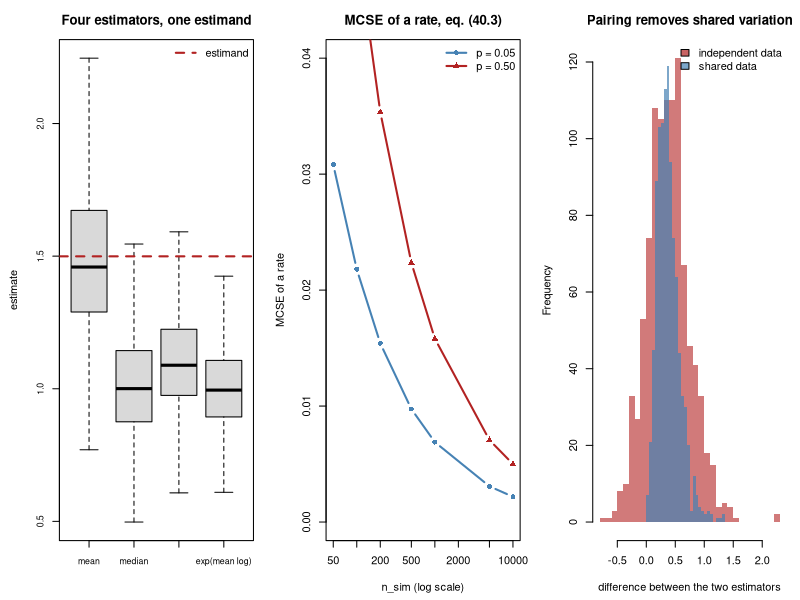

This chart was generated by the following R code:
## ---- chunk 1
MODULE_NAME <- "40_simulation_and_benchmarking"
OUT <- file.path(Sys.getenv("STATS_OUT", unset = "results"), MODULE_NAME)
dir.create(OUT, recursive = TRUE, showWarnings = FALSE)
header <- function(txt) cat("\n", strrep("=", 72), "\n", txt, "\n",
                            strrep("=", 72), "\n", sep = "")
set.seed(29)
## ---- chunk 2
header("1. ADEMP for the study in this module")
cat("  AIMS        Which estimator of central tendency should be used for a
              right-skewed biomarker, and does the answer depend on n?

  DATA        Y ~ LogNormal(mu = 0, sigma = 0.9), n in {10, 30, 100}.
              Chosen because biomarkers are right-skewed and this has
              closed-form truth.

  ESTIMAND    The POPULATION MEAN, exp(mu + sigma^2 / 2).
              Stated explicitly, because the median estimates something
              else and comparing them without saying so is meaningless.

  METHODS     sample mean; sample median; 20% trimmed mean;
              exp(mean of logs), the naive back-transform.

  PERFORMANCE Bias, empirical SE, RMSE, and CI coverage. Each with a
              Monte Carlo standard error.\n")
SIGMA <- 0.9
TRUTH <- exp(0 + SIGMA^2 / 2)
cat(sprintf("\n  estimand (population mean) = %.4f\n", TRUTH))
cat("\n  Write this down first. A simulation with no stated estimand cannot be
  wrong, which is another way of saying it cannot be informative. The most
  common failure in published simulation studies is comparing methods that
  target different quantities.\n")
## ---- chunk 3
header("2. Every performance number needs an MCSE (40.1)-(40.3)")
trim_mean <- function(y, p) mean(y, trim = p)
estimators <- function(y)
  c(mean = mean(y), median = median(y), `trimmed 20%` = trim_mean(y, 0.2),
    `exp(mean log)` = exp(mean(log(y))))
run_study <- function(n, n_sim, seed = 0) {
  set.seed(seed)
  t(replicate(n_sim, estimators(rlnorm(n, 0, SIGMA))))
}
N_SIM <- 2000
res <- run_study(n = 30, n_sim = N_SIM, seed = 1)
cat(sprintf("  n = 30, n_sim = %d, estimand = %.4f\n\n", N_SIM, TRUTH))
cat(sprintf("  %-16s%9s%8s%9s%9s%9s\n", "method", "bias", "MCSE", "EmpSE",
            "RMSE", "% bias"))
for (k in colnames(res)) {
  v <- res[, k]
  bias <- mean(v) - TRUTH                                 # eq. (40.1)
  emp <- sd(v)
  rmse <- sqrt(mean((v - TRUTH)^2))                       # eq. (40.2)
  mcse <- emp / sqrt(N_SIM)                               # MCSE of bias
  cat(sprintf("  %-16s%9.4f%8.4f%9.4f%9.4f%9.1f\n", k, bias, mcse, emp, rmse,
              100 * bias / TRUTH))
}
cat("\n  The MCSE column tells you which differences are real. The sample
  mean's bias is SMALLER than its own MCSE, so it is indistinguishable from
  zero; reporting it as \"slightly biased\" would be reporting noise. The other
  three biases are a hundred times their MCSE and are unambiguously real.

  Check the identity in eq. (40.2), MSE = bias^2 + EmpSE^2:\n")
for (k in colnames(res)[1:2]) {
  v <- res[, k]
  cat(sprintf("    %-16s MSE = %.6f,  bias^2 + EmpSE^2 = %.6f\n", k,
              mean((v - TRUTH)^2),
              (mean(v) - TRUTH)^2 + (N_SIM - 1) / N_SIM * sd(v)^2))
}
cat("\n  The median and the log-based estimator are heavily biased FOR THIS
  ESTIMAND, and that is not a criticism of them. They estimate the median,
  which for this distribution is 1.000 rather than 1.499. Naming the estimand
  is what turns an unfair comparison into an informative one.\n")
## ---- chunk 4
header("3. Choosing n_sim from the precision you need (40.4)")
cat("  For a coverage or rejection RATE near p, eq. (40.3) gives\n")
cat("  MCSE = sqrt(p(1-p)/n_sim), so eq. (40.4) inverts it:\n\n")
cat(sprintf("  %-16s%12s%12s%12s\n", "target MCSE", "p = 0.05", "p = 0.50",
            "p = 0.80"))
for (target in c(0.01, 0.005, 0.002, 0.001)) {
  row <- sapply(c(0.05, 0.5, 0.8),
                function(p) format(ceiling(p * (1 - p) / target^2),
                                   big.mark = ",", scientific = FALSE))
  cat(sprintf("  %-16.3f%12s%12s%12s\n", target, row[1], row[2], row[3]))
}
cat("\n  To claim a test holds its 5% level to within half a percentage point
  you need about 1,900 repetitions. To resolve it to a tenth of a point you
  need about 47,500.

  This is why \"the false positive rate was 4% in 100 runs\" is not evidence of
  anything: the MCSE there is 2%, so 4% and 8% are not distinguishable.\n")
cat("\n  The same quantity estimated with different n_sim:\n")
cat(sprintf("  %-10s%52s\n", "n_sim",
            "5 independent estimates of the type I error rate"))
for (n_sim in c(100, 1000, 10000)) {
  vals <- sapply(1:5, function(rep_) {
    set.seed(3000 + rep_ * 97 + n_sim)
    mean(replicate(n_sim,
                   t.test(rnorm(15), rnorm(15))$p.value < 0.05)) })
  cat(sprintf("  %-10d%s\n", n_sim, paste(sprintf("%10.3f", vals),
                                          collapse = "")))
}
## ---- chunk 5
header("4. Compare methods paired, not independently")
n_sim <- 1000
# Paired: both estimators see identical data.
set.seed(11)
pa <- pb <- numeric(n_sim)
for (i in 1:n_sim) {
  y <- rlnorm(30, 0, SIGMA)
  pa[i] <- mean(y); pb[i] <- trim_mean(y, 0.2)
}
# Unpaired: each estimator gets its own datasets.
set.seed(12); ua <- replicate(n_sim, mean(rlnorm(30, 0, SIGMA)))
set.seed(13); ub <- replicate(n_sim, trim_mean(rlnorm(30, 0, SIGMA), 0.2))
d_p <- pa - pb; d_u <- ua - ub
cat(sprintf("  difference in RMSE between two estimators, n_sim = %d\n\n",
            n_sim))
cat(sprintf("  %-26s%18s%21s\n", "design", "mean difference",
            "MCSE of difference"))
cat(sprintf("  %-26s%18.4f%21.5f\n", "shared datasets", mean(d_p),
            sd(d_p) / sqrt(n_sim)))
cat(sprintf("  %-26s%18.4f%21.5f\n", "independent datasets", mean(d_u),
            sd(d_u) / sqrt(n_sim)))
cat(sprintf("\n  correlation between the two estimators on shared data: %.3f\n",
            cor(pa, pb)))
cat(sprintf("  precision gained by pairing: %.1fx fewer repetitions for the same MCSE\n",
            (sd(d_u) / sd(d_p))^2))
cat("\n  The two estimators are strongly correlated when computed on the same
  data, so most of the variation cancels in the difference. Pairing therefore
  buys a large reduction in the repetitions needed, for free.

  This is the simulation equivalent of a paired design (Topic 12), and the
  same reasoning applies: remove the variation you do not care about.\n")
## ---- chunk 6
header("5. Include a case where the method should fail")
benchmark <- function(scenario, n_sim = 1200, seed = 0) {
  set.seed(seed)
  out <- c(`t pooled` = 0, `t Welch` = 0, Wilcoxon = 0, permutation = 0)
  for (i in 1:n_sim) {
    ab <- switch(scenario,
      "normal, null" = list(rnorm(25), rnorm(25)),
      "lognormal, null" = list(rlnorm(25, 0, 1.2), rlnorm(25, 0, 1.2)),
      "unequal var, EQUAL n" = list(rnorm(25), rnorm(25, 0, 4)),
      "unequal var, UNEQUAL n" = list(rnorm(10, 0, 4), rnorm(40)),
      "normal, real effect" = list(rnorm(25), rnorm(25, 0.8)))
    a <- ab[[1]]; b <- ab[[2]]
    out[1] <- out[1] + (t.test(a, b, var.equal = TRUE)$p.value < 0.05)
    out[2] <- out[2] + (t.test(a, b)$p.value < 0.05)     # Welch
    out[3] <- out[3] + (suppressWarnings(wilcox.test(a, b)$p.value) < 0.05)
    pool <- c(a, b); na <- length(a); obs <- abs(mean(b) - mean(a))
    nd <- replicate(99, { pp <- sample(pool)
      abs(mean(pp[(na + 1):length(pp)]) - mean(pp[1:na])) })
    out[4] <- out[4] + ((1 + sum(nd >= obs)) / 100 < 0.05)
  }
  out / n_sim
}
cat(sprintf("  %-26s%10s%10s%11s%13s%9s\n", "scenario", "t pooled", "t Welch",
            "Wilcoxon", "permutation", "target"))
for (sc in c("normal, null", "lognormal, null", "unequal var, EQUAL n",
             "unequal var, UNEQUAL n", "normal, real effect")) {
  r_ <- benchmark(sc, seed = nchar(sc) * 37)
  cat(sprintf("  %-26s%10.3f%10.3f%11.3f%13.3f%9s\n", sc, r_[1], r_[2], r_[3],
              r_[4], if (grepl("null|var", sc)) "0.05" else "high"))
}
cat("\n  The first row separates nothing: every method is correct on clean
  normal data, which is why a benchmark consisting only of that row would be
  uninformative.

  The rows that discriminate are the awkward ones, and they do not all break
  the same method.

  With unequal variance but EQUAL group sizes, the pooled t-test is fine: the
  variance misspecification cancels. Wilcoxon is the one that inflates,
  because it tests stochastic equality rather than equality of means, and two
  distributions with the same mean and different spreads are not stochastically
  equal.

  Make the group sizes UNEQUAL and the pooled t-test fails badly. It pools the
  two variances by sample size, so the larger group's variance dominates the
  estimate; when the SMALL group is the variable one the test is far too
  liberal. Welch holds throughout, which is why it is R's default. The
  permutation test does not rescue this either: permuting assumes the two
  groups are exchangeable under the null, and different variances mean they
  are not.

  A benchmark with only the first two rows would have reported all four
  methods as equivalent.

  Design benchmarks around the cases where methods SHOULD differ, always
  include a null, and always include a case the method under test is expected
  to fail. A comparison in which your preferred method wins every scenario is
  usually a sign that the scenarios were chosen after the fact.\n")
## ---- chunk 7
png(file.path(OUT, "simulation_design.png"), width = 1300, height = 450)
par(mfrow = c(1, 3), mar = c(4.5, 4.5, 3, 1))
boxplot(as.data.frame(res), outline = FALSE, col = "grey85",
        ylab = "estimate", main = "Four estimators, one estimand",
        cex.axis = 0.8)
abline(h = TRUTH, col = "firebrick", lwd = 2, lty = 2)
legend("topright", "estimand", lty = 2, lwd = 2, col = "firebrick", bty = "n")
ns <- c(50, 100, 200, 500, 1000, 5000, 10000)
plot(ns, sqrt(0.05 * 0.95 / ns), type = "b", pch = 16, log = "x",
     col = "steelblue", lwd = 2, ylim = c(0, 0.04),
     xlab = "n_sim (log scale)", ylab = "MCSE of a rate",
     main = "MCSE of a rate, eq. (40.3)")
lines(ns, sqrt(0.5 * 0.5 / ns), type = "b", pch = 17, col = "firebrick", lwd = 2)
legend("topright", c("p = 0.05", "p = 0.50"), pch = c(16, 17), lwd = 2,
       bty = "n", col = c("steelblue", "firebrick"))
hist(d_u, breaks = 30, col = adjustcolor("firebrick", 0.6), border = NA,
     xlab = "difference between the two estimators",
     main = "Pairing removes shared variation")
hist(d_p, breaks = 30, col = adjustcolor("steelblue", 0.7), border = NA,
     add = TRUE)
legend("topright", c("independent data", "shared data"), bty = "n",
       fill = adjustcolor(c("firebrick", "steelblue"), 0.7))
invisible(dev.off())
cat("\nFigure written to", file.path(OUT, "simulation_design.png"), "\n")
## ---- chunk 8

## ---- chunk 9
# cat(sprintf("  %-42s%8s%8s%8s%18s\n", "claim", "n_sim", "rate", "MCSE",
#             "95% CI"))
# claims <- list(list("module 08: BH holds its FDR", 500, 0.048),
#                list("E1: confounded design false positives", 500, 0.238),
#                list("F5: p-hacking inflates alpha", 5000, 0.098),
#                list("module 25: e-BH under dependence", 200, 0.031))
# for (cl in claims) {
#   mcse <- sqrt(cl[[3]] * (1 - cl[[3]]) / cl[[2]])
#   cat(sprintf("  %-42s%8d%8.3f%8.4f%18s\n", cl[[1]], cl[[2]], cl[[3]], mcse,
#               sprintf("(%.3f, %.3f)", cl[[3]] - 1.96 * mcse,
#                       cl[[3]] + 1.96 * mcse)))
# }
#
# ## The claims differ in how much they can bear.
# ##
# ## "The confounded design gives 24% false positives" is safe: the interval is
# ## nowhere near 5%, so the qualitative conclusion is unambiguous.
# ##
# ## "BH holds its FDR at 4.8%" from 500 runs has an interval of roughly 3% to
# ## 7%. That supports "BH is approximately calibrated" and does NOT support
# ## "BH is slightly conservative here", which is the kind of over-reading an
# ## MCSE prevents.
# ##
# ## The general rule: use few repetitions for claims about large qualitative
# ## differences, and many for claims about whether a rate equals its nominal
# ## value. Report n_sim so a reader can do this arithmetic themselves.
## ---- chunk 10

## ---- chunk 11
# ## AIMS: which test for a right-skewed outcome with a multiplicative effect?
# ## DATA: y = lognormal, treated group multiplied by a fold change.
# ## ESTIMAND: the null is "no difference in distribution"; under the
# ##           alternative the effect is MULTIPLICATIVE.
# ## METHODS: t on raw, t on log, Wilcoxon.
# ## PERFORMANCE: type I error and power, each with an MCSE.
# one <- function(n, fold, seed) {
#   set.seed(seed)
#   a <- rlnorm(n, 0, 1.0); b <- rlnorm(n, log(fold), 1.0)
#   c(t.test(a, b)$p.value, t.test(log(a), log(b))$p.value,
#     suppressWarnings(wilcox.test(a, b)$p.value))
# }
# NS <- 3000
# cat(sprintf("  %-14s%18s%18s%18s\n", "fold change", "t raw", "t on log",
#             "Wilcoxon"))
# for (fold in c(1.0, 1.3, 1.8)) {
#   hits <- rowSums(sapply(1:NS, function(i) one(30, fold, 200000 + i) < 0.05))
#   rates <- hits / NS
#   cells <- paste(sprintf("%11.3f +/-%5.3f", rates,
#                          sqrt(rates * (1 - rates) / NS)), collapse = "")
#   cat(sprintf("  %-14.1f%s\n", fold, cells))
# }
#
# ## At fold = 1.0 all three hold the nominal level, so all three are VALID.
# ## Validity was never the question.
# ##
# ## At fold > 1 the log t-test and Wilcoxon are clearly more powerful than the
# ## t-test on raw values, because the effect is multiplicative and the raw
# ## scale spreads it across a long tail. The MCSEs are small enough that the
# ## ordering is real rather than noise, which is exactly what reporting them
# ## lets you assert.
# ##
# ## Notice the estimand did the work again. On the log scale the t-test
# ## targets a ratio of geometric means, which is the quantity the data
# ## generating mechanism actually contains.
## ---- chunk 12

## ---- chunk 13
# power_of <- function(method, n, shift, tail, seed, NS = 1200) {
#   set.seed(seed)
#   mean(replicate(NS, {
#     if (tail == "normal") { a <- rnorm(n); b <- rnorm(n, shift) }
#     else { a <- rt(n, 2); b <- rt(n, 2) + shift }
#     p_ <- if (method == "t") t.test(a, b)$p.value
#           else suppressWarnings(wilcox.test(a, b)$p.value)
#     p_ < 0.05 }))
# }
# cat("  A 'benchmark' using only normal data:\n\n")
# cat(sprintf("  %-26s%10s%11s%10s\n", "scenario", "t-test", "Wilcoxon",
#             "winner"))
# for (sh in c(0.4, 0.6, 0.8)) {
#   t_ <- power_of("t", 30, sh, "normal", 1)
#   w_ <- power_of("w", 30, sh, "normal", 1)
#   cat(sprintf("  %-26s%10.3f%11.3f%10s\n", sprintf("normal, shift %.1f", sh),
#               t_, w_, if (t_ > w_) "t-test" else "Wilcoxon"))
# }
# cat("\n  The same comparison with a heavy-tailed scenario added:\n\n")
# cat(sprintf("  %-26s%10s%11s%10s\n", "scenario", "t-test", "Wilcoxon",
#             "winner"))
# for (sh in c(0.4, 0.8)) {
#   t_ <- power_of("t", 30, sh, "t2", 2); w_ <- power_of("w", 30, sh, "t2", 2)
#   cat(sprintf("  %-26s%10.3f%11.3f%10s\n",
#               sprintf("heavy-tailed, shift %.1f", sh), t_, w_,
#               if (t_ > w_) "t-test" else "Wilcoxon"))
# }
#
# ## Restricted to normal data, the t-test wins every row, and a paper could
# ## report that table truthfully and conclude the t-test is superior.
# ##
# ## Add one heavy-tailed scenario and the ordering reverses. Nothing in the
# ## first table was false; it was incomplete, and incompleteness is how
# ## benchmarks mislead without anyone lying.
# ##
# ## Two defences when reading a benchmark: ask which scenarios are ABSENT, and
# ## ask whether the authors' own method was the one the scenarios were
# ## designed around. Two defences when writing one: pre-specify the scenarios,
# ## and include the case where your method should lose.
